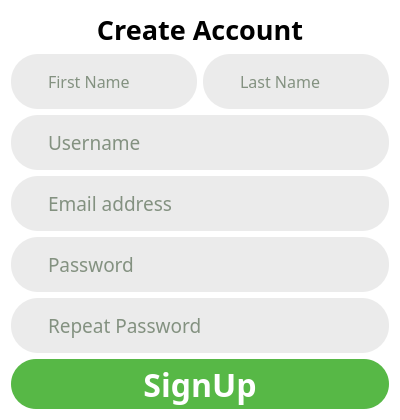
<?xml version="1.0" encoding="UTF-8"?>
<ui version="4.0">
 <class>Dialog</class>
 <widget class="QDialog" name="Dialog">
  <property name="geometry">
   <rect>
    <x>0</x>
    <y>0</y>
    <width>400</width>
    <height>419</height>
   </rect>
  </property>
  <property name="windowTitle">
   <string>Dialog</string>
  </property>
  <property name="windowIcon">
   <iconset>
    <normaloff>resources/shalqam.png</normaloff>resources/shalqam.png</iconset>
  </property>
  <property name="styleSheet">
   <string notr="true">background-color: rgb(255, 255, 255);</string>
  </property>
  <layout class="QVBoxLayout" name="verticalLayout_2">
   <item>
    <layout class="QVBoxLayout" name="verticalLayout_3">
     <item>
      <widget class="QLabel" name="createAccount_label">
       <property name="font">
        <font>
         <family>Josefin Slab</family>
         <pointsize>20</pointsize>
         <weight>75</weight>
         <italic>false</italic>
         <bold>true</bold>
        </font>
       </property>
       <property name="text">
        <string>Create Account</string>
       </property>
       <property name="alignment">
        <set>Qt::AlignCenter</set>
       </property>
      </widget>
     </item>
     <item>
      <layout class="QHBoxLayout" name="horizontalLayout">
       <item>
        <layout class="QVBoxLayout" name="verticalLayout">
         <item>
          <layout class="QHBoxLayout" name="horizontalLayout_2">
           <item>
            <widget class="QLineEdit" name="firstName_lineEdit">
             <property name="font">
              <font>
               <family>Josefin Slab</family>
               <pointsize>12</pointsize>
               <weight>50</weight>
               <bold>false</bold>
              </font>
             </property>
             <property name="styleSheet">
              <string notr="true">QLineEdit{
    color: #1b3815;
    line-height: 1.2;
    position: relative;
    width: 100%;
    height: 55px;
    background: #ebebeb;
    border-radius: 27px;
    padding: 0 35px 0 35px;
}</string>
             </property>
             <property name="inputMask">
              <string/>
             </property>
             <property name="text">
              <string/>
             </property>
             <property name="maxLength">
              <number>32767</number>
             </property>
             <property name="frame">
              <bool>true</bool>
             </property>
             <property name="echoMode">
              <enum>QLineEdit::Normal</enum>
             </property>
             <property name="placeholderText">
              <string>First Name</string>
             </property>
            </widget>
           </item>
           <item>
            <widget class="QLineEdit" name="lastName_lineEdit">
             <property name="font">
              <font>
               <family>Josefin Slab</family>
               <pointsize>12</pointsize>
              </font>
             </property>
             <property name="styleSheet">
              <string notr="true">QLineEdit{
    color: #1b3815;
    line-height: 1.2;
    position: relative;
    width: 100%;
    height: 55px;
    background: #ebebeb;
    border-radius: 27px;
    padding: 0 35px 0 35px;
}</string>
             </property>
             <property name="placeholderText">
              <string>Last Name</string>
             </property>
            </widget>
           </item>
          </layout>
         </item>
         <item>
          <widget class="QLineEdit" name="username_lineEdit">
           <property name="font">
            <font>
             <family>Josefin Slab Medium</family>
             <pointsize>14</pointsize>
            </font>
           </property>
           <property name="styleSheet">
            <string notr="true">QLineEdit{
    color: #1b3815;
    line-height: 1.2;
    position: relative;
    width: 100%;
    height: 55px;
    background: #ebebeb;
    border-radius: 27px;
    padding: 0 35px 0 35px;
}</string>
           </property>
           <property name="placeholderText">
            <string>Username</string>
           </property>
          </widget>
         </item>
         <item>
          <widget class="QLineEdit" name="email_lineEdit">
           <property name="font">
            <font>
             <family>Josefin Slab</family>
             <pointsize>14</pointsize>
            </font>
           </property>
           <property name="styleSheet">
            <string notr="true">QLineEdit{
    color: #1b3815;
    line-height: 1.2;
    position: relative;
    width: 100%;
    height: 55px;
    background: #ebebeb;
    border-radius: 27px;
    padding: 0 35px 0 35px;
}</string>
           </property>
           <property name="placeholderText">
            <string>Email address</string>
           </property>
          </widget>
         </item>
         <item>
          <widget class="QLineEdit" name="password_lineEdit">
           <property name="font">
            <font>
             <family>Josefin Slab</family>
             <pointsize>14</pointsize>
            </font>
           </property>
           <property name="styleSheet">
            <string notr="true">QLineEdit{
    color: #1b3815;
    line-height: 1.2;
    position: relative;
    width: 100%;
    height: 55px;
    background: #ebebeb;
    border-radius: 27px;
    padding: 0 35px 0 35px;
}</string>
           </property>
           <property name="echoMode">
            <enum>QLineEdit::Password</enum>
           </property>
           <property name="placeholderText">
            <string>Password</string>
           </property>
          </widget>
         </item>
         <item>
          <widget class="QLineEdit" name="repeatPassword_lineEdit">
           <property name="font">
            <font>
             <family>Josefin Slab</family>
             <pointsize>14</pointsize>
            </font>
           </property>
           <property name="styleSheet">
            <string notr="true">QLineEdit{
    color: #1b3815;
    line-height: 1.2;
    position: relative;
    width: 100%;
    height: 55px;
    background: #ebebeb;
    border-radius: 27px;
    padding: 0 35px 0 35px;
}</string>
           </property>
           <property name="echoMode">
            <enum>QLineEdit::Password</enum>
           </property>
           <property name="placeholderText">
            <string>Repeat Password</string>
           </property>
          </widget>
         </item>
        </layout>
       </item>
      </layout>
     </item>
     <item>
      <widget class="QPushButton" name="signup_pushButton">
       <property name="font">
        <font>
         <family>Josefin Slab</family>
         <pointsize>24</pointsize>
         <weight>75</weight>
         <italic>false</italic>
         <bold>true</bold>
        </font>
       </property>
       <property name="styleSheet">
        <string notr="true">QPushButton{
    padding: 0 20px;
    width: 100%;
    height: 50px;
    background-color: #57b846;
    border-radius: 25px;
    color: #fff;
    line-height: 1.2;
}</string>
       </property>
       <property name="text">
        <string>SignUp</string>
       </property>
      </widget>
     </item>
    </layout>
   </item>
  </layout>
 </widget>
 <resources/>
 <connections/>
</ui>
